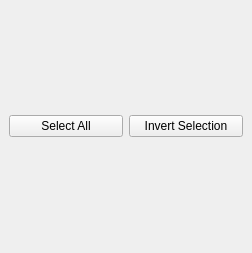
<?xml version="1.0" encoding="UTF-8"?>
<ui version="4.0">
 <class>MainWindow</class>
 <widget class="QMainWindow" name="MainWindow">
  <property name="geometry">
   <rect>
    <x>0</x>
    <y>0</y>
    <width>252</width>
    <height>253</height>
   </rect>
  </property>
  <property name="windowTitle">
   <string>Filter By User</string>
  </property>
  <widget class="QWidget" name="centralwidget">
   <layout class="QVBoxLayout" name="verticalLayout_2">
    <item>
     <layout class="QVBoxLayout" name="checkbox_lay"/>
    </item>
    <item>
     <layout class="QHBoxLayout" name="horizontalLayout">
      <item>
       <widget class="QPushButton" name="selectAll_btn">
        <property name="text">
         <string>Select All</string>
        </property>
       </widget>
      </item>
      <item>
       <widget class="QPushButton" name="invSel_btn">
        <property name="text">
         <string>Invert Selection</string>
        </property>
       </widget>
      </item>
     </layout>
    </item>
   </layout>
  </widget>
 </widget>
 <resources/>
 <connections/>
</ui>
